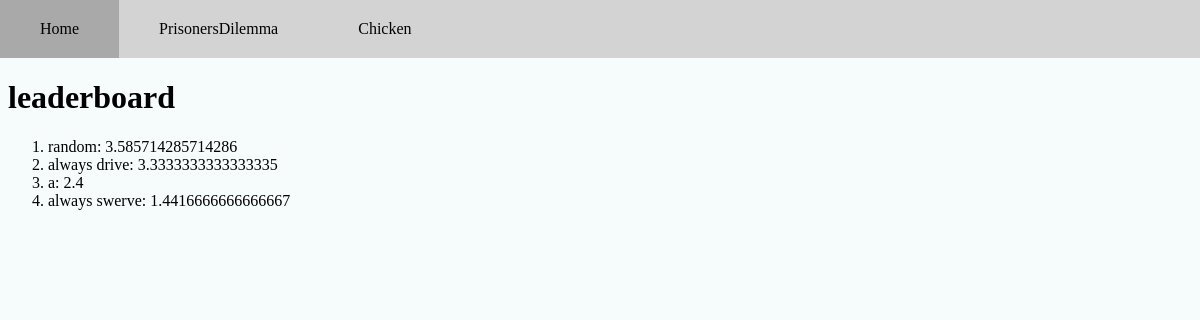
/games/leaderboard/2, run on an earlier commit of the app's database.
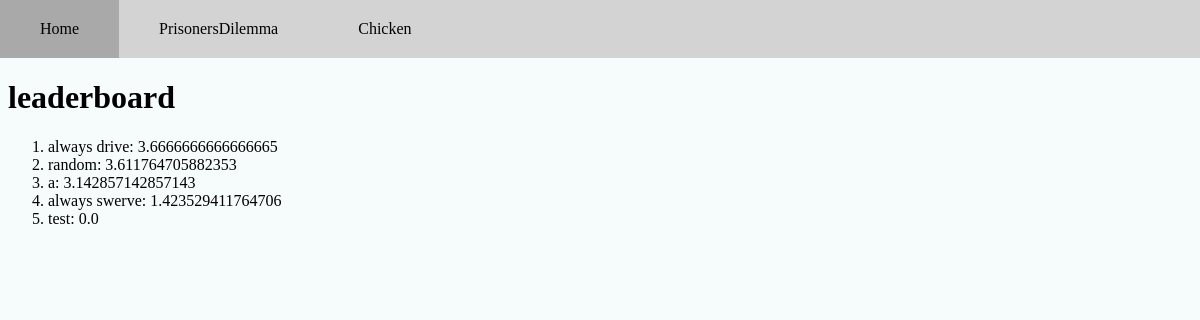
And on a later commit of the database.
### games/models.py (models this page shows, shortened)
class Player(models.Model):
    name = models.TextField(max_length=100, default="default")
    user = models.ForeignKey(User, related_name="players", on_delete=models.CASCADE)
    strategy = models.TextField(default="default")
    points = models.IntegerField(default=0)
    rounds_played = models.IntegerField(default=0)
    points_per_round = models.FloatField(default=0)
    game = models.ForeignKey(Game, related_name= 'players', on_delete=models.CASCADE)

### games/views.py (the view)
# urls.py: path("leaderboard/<int:game_id>", views.leaderboard, name="leaderboard"),
def leaderboard(request, game_id):
    game = Game.objects.get(pk=game_id)
    players = game.players.order_by("-points_per_round")
    context = {"game": game,
               "players":players}
    return render(request, "games/leaderboard.html", context)

### games/templates/games/leaderboard.html (shortened to what this page needs)
{% extends 'registration/base.html' %}
{% block content %}
<h1>leaderboard</h1>
<ol>
    {% for player in players %}
        <li>{{player.name}}: {{player.points_per_round}}</li>
    {% endfor %}
</ol>
{% endblock %}

### prisonersDilemnaWeb/templates/registration/base.html (shortened to what this page needs)
<!DOCTYPE html>
<html>
<head>
  {% load static %}
      <link rel="stylesheet" type="text/css" href="{% static 'css/style.css' %}">
</head>
<body>
    <ul class="navBar">
      <li class="navBar"><a class="navBar" href="{% url 'home' %}">Home</a></li>
        <li class="navBar"><a class="navBar" href="{% url 'games:gameHome' 1 %}">PrisonersDilemma</a></li>
        <li class="navBar"><a class="navBar" href="{% url 'games:gameHome' 2 %}">Chicken</a></li>
    </ul>
  <main style="margin: 8px;">
      {% block content %}
      {% endblock %}
  </main>
</body>
</html>

### prisonersDilemnaWeb/static/css/style.css (style rules this page uses)
body { margin: 0; background-color: #f6fbfb; }
a { text-decoration: none; color: black; }
ul.navBar { list-style-type: none; margin: 0; padding: 0; overflow: hidden; background-color: lightgray; }
a.navBar { display: block; background-color: lightgray; text-align: center; padding: 20px 40px; }
li.navBar { display: inline; float: left; }

What changed in the data, as far as the page shows it:
changed Player "always drive": points_per_round "3.3333333333333335" → "3.6666666666666665"; moves up the list
changed Player "random": points_per_round "3.585714285714286" → "3.611764705882353"
changed Player (number 3 of 5 on the later page): points_per_round "2.4" → "3.142857142857143"
changed Player "always swerve": points_per_round "1.4416666666666667" → "1.423529411764706"
added Player: name "test", points_per_round "0.0"
